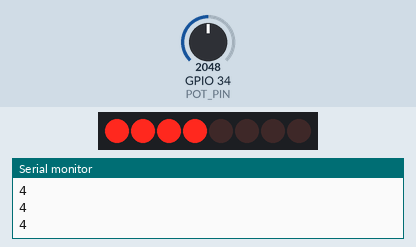
This sketch was run on a simulated ESP32. Parts: 8 shift-register outputs drawn as a row of LEDs (first output left, lit = HIGH), the last lines printed to the serial monitor. Wiring (inferred from the names in the program): shift register (74HC595): data GPIO 23; shift clock GPIO 18; latch GPIO 19. Wiring (inferred from the signals the program sends): row of LEDs: on Q0, Q1, Q2, Q3, Q4, Q5, Q6, Q7. The test bench sets the inputs (shaded band); at power-on: GPIO 34 (POT_PIN) = 2048.

Above: at 1.2 s.
1.3 s: GPIO 34 (POT_PIN) set to 2866
At 2.1 s:
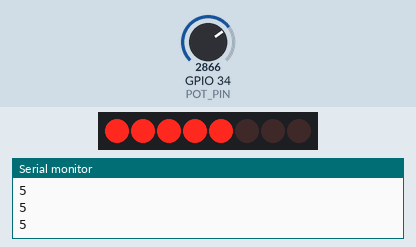
2.8 s: GPIO 34 (POT_PIN) set to 3603
At 3.5 s:
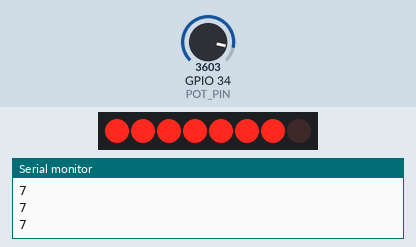
4.3 s: GPIO 34 (POT_PIN) set to 4095
At 4.9 s:
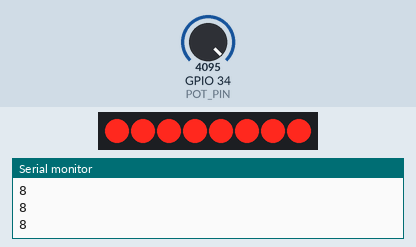
5.8 s: GPIO 34 (POT_PIN) set to 2047
At 6.3 s:
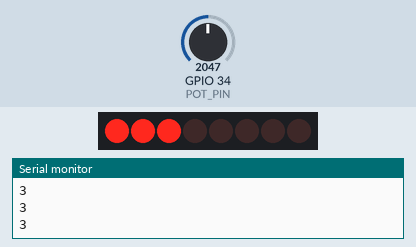
7.3 s: GPIO 34 (POT_PIN) set to 1228
At 7.8 s:
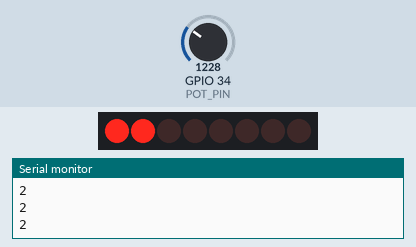
8.8 s: GPIO 34 (POT_PIN) set to 491
At 9.2 s:
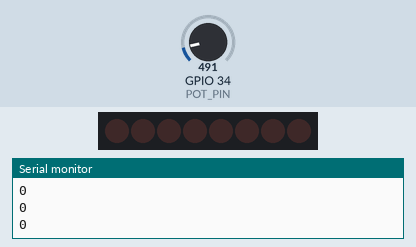
Timing chart, 0 to 11.3 s (numbered marks = the images above; inputs shaded):
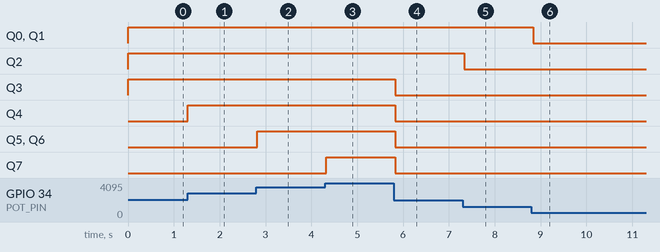

The sketch:

L08_BarGraph.ino
```cpp
// Lesson 8 challenge solution: bar graph meter
// Turn the knob on pin 34: more LEDs light up the further you turn it.

const int DATA_PIN = 23;
const int LATCH_PIN = 19;
const int CLOCK_PIN = 18;
const int POT_PIN = 34;

void showByte(byte leds) {
  digitalWrite(LATCH_PIN, LOW);
  shiftOut(DATA_PIN, CLOCK_PIN, MSBFIRST, leds);
  digitalWrite(LATCH_PIN, HIGH);
}

void setup() {
  Serial.begin(115200);
  pinMode(DATA_PIN, OUTPUT);
  pinMode(LATCH_PIN, OUTPUT);
  pinMode(CLOCK_PIN, OUTPUT);
}

void loop() {
  int level = map(analogRead(POT_PIN), 0, 4095, 0, 8);
  byte leds = 0;
  for (int i = 0; i < level; i++) {
    leds = leds + bit(i);
  }
  showByte(leds);
  Serial.println(level);
  delay(50);
}
```

Measured:
- after the input at 1.3 s, Q4: LOW → HIGH at once
- after the input at 2.8 s, Q5, Q6: LOW → HIGH at once
- after the input at 4.3 s, Q7: LOW → HIGH at once
- after the input at 5.8 s, Q3–7: HIGH → LOW at once
- after the input at 7.3 s, Q2: HIGH → LOW at once
- after the input at 8.8 s, Q0, Q1: HIGH → LOW at once
